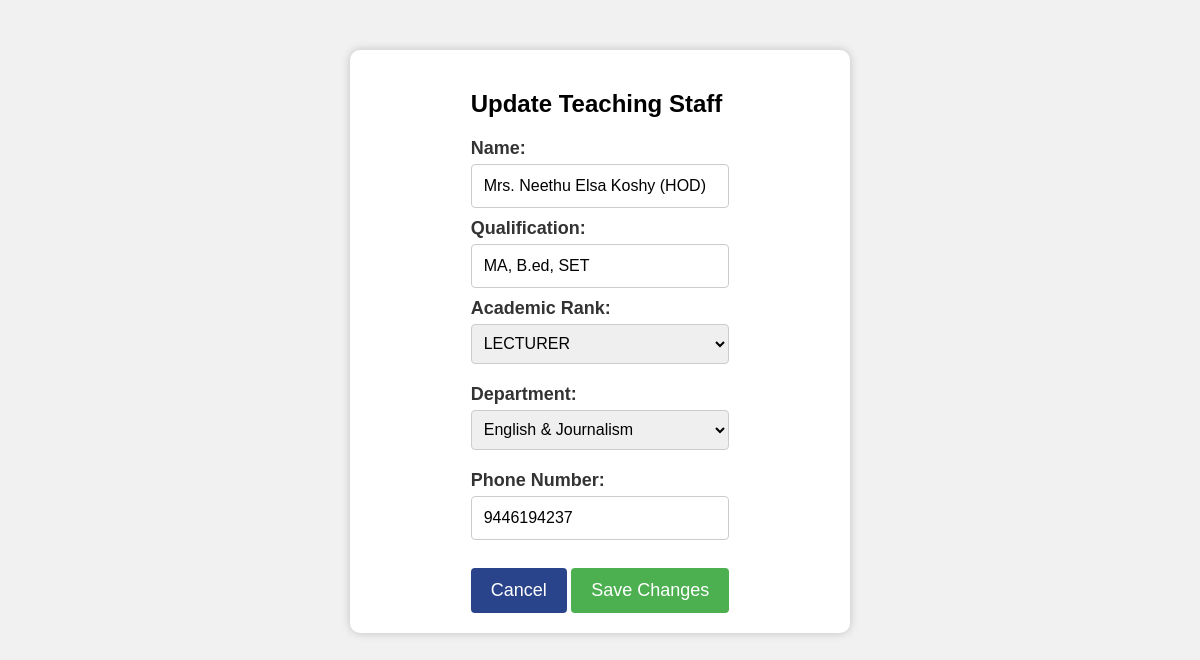
Page /update_record/teaching_staff/1 (signed in) on the committed database.
### website/models.py (models this page shows)
class Teaching_Staff(db.Model):
    id = db.Column(db.Integer, primary_key=True)
    name = db.Column(db.String(50))
    qualification = db.Column(db.String(100))
    academic_rank = db.Column(db.String(50))
    department = db.Column(db.String(50))
    phone = db.Column(db.String(20), unique=True)

### website/views.py (the view, shortened to what this page needs)
@views.route('/update_record/<string:table>/<int:id>', methods=['GET', 'POST'])
def update_record(table, id):
    if table == 'teaching_staff':
        table = Teaching_Staff
        template_name = 'update_teaching_staff.html'
    elif table == 'non_teaching_staff':
        table = Non_Teaching_Staff
        template_name = 'update_non_teaching_staff.html'
    elif table == 'programmes':
        table = Programmes_Fees
        template_name = 'update_programmes.html'
    elif table == 'iqac':
        table = IQAC
        template_name = 'update_iqac.html'
    else:
        flash('Table not found', category='error')
    record = table.query.filter_by(id=id).first()
    return render_template(template_name, record=record)

### website/__init__.py (called while the page is built)
def create_app():
    app = Flask(__name__)
    app.config['SECRET_KEY'] = 'hjshjhdjah kjshkjdhjs'
    app.config['SQLALCHEMY_DATABASE_URI'] = f'sqlite:///{DB_NAME}'
    db.init_app(app)
    from .views import views
    from .auth import auth
    app.register_blueprint(views, url_prefix='/')
    app.register_blueprint(auth, url_prefix='/')
    from .models import User
    with app.app_context():
        db.create_all()
    login_manager = LoginManager()
    login_manager.login_view = 'auth.login'
    login_manager.init_app(app)
    @login_manager.user_loader
    def load_user(id):
        return User.query.get(int(id))
    return app

### website/templates/update_teaching_staff.html (shortened to what this page needs)
<!DOCTYPE html>
<html>
<head>
</head>
<body>
	<main id="main">
		<section>
			<div class="container">
				<div class="row">
					<div class="col-md-8 offset-md-2 col-lg-6 offset-lg-3">
                        {% block main %}
					    <h2 class="text-center">Update Teaching Staff</h2>
                        <form name="teaching_staff" method="POST" action="{{ url_for('views.update_record',table='teaching_staff', id=record.id) }}">
                            <div class="form-group">
                                <label for="event-title">Name:</label>
                                <input type="text" class="form-control" name="tname" placeholder="Enter Name" value="{{ record.name }}">
                            </div>
                            <div class="form-group">
                                <label for="event-title">Qualification:</label>
                                <input type="text" class="form-control" name="tqualification" placeholder="Enter Qualification" value="{{ record.qualification }}">
                            </div>
                            <div class="form-group">
                                <label for="event-title">Academic Rank:</label>
                                <select class="form-control" name="acadrank" value="{{ record.academic_rank }}">
                                    <option value="Lecturer"{% if record.academic_rank == 'Lecturer' %}selected{% endif %}>LECTURER</option>
                                </select>
                            </div>
                            <div class="form-group">
                                <label for="event-title">Department:</label>
                                <select class="form-control" name="dept">
                                    <option value="English & Journalism"{% if record.department == 'English & Journalism' %}selected{% endif %}>English & Journalism</option>
                                </select>
                            </div>
                            <div class="form-group">
                                <label for="event-title">Phone Number:</label>
                                <input type="text" class="form-control" name="phno1" placeholder="Enter Phone Number" value="{{ record.phone }}">
                            </div><br>
							<a href="{{ url_for('views.interface') }}"><button type="button">Cancel</button></a>
                            <button type="submit" name="teaching_staff" class="btn btn-primary">Save Changes</button>
                        </form>
                        {% endblock %}
                    </div>
                </div>
            </div>
        </section>
    </main>
</body>
</html>

### website/templates/update_teaching_staff.html (style rules this page uses)
* { box-sizing: border-box; font-family: sans-serif; }
body { background-color: #f1f1f1; }
.container { background-color: #fff; border-radius: 10px; box-shadow: 0 0 10px rgba(0,0,0,0.2); padding: 20px; max-width: 500px; margin: 0 auto; margin-top: 50px; display: flex; flex-direction: column; align-items: center; }
input[type=text], input[type=email], textarea { width: 100%; padding: 12px; border: 1px solid #ccc; border-radius: 4px; resize: vertical; margin-bottom: 10px; font-size: 16px; }
label { margin-bottom: 5px; display: block; color: #333; font-size: 18px; font-weight: bold; }
button[type=submit] { background-color: #4CAF50; color: #fff; padding: 12px 20px; border: none; border-radius: 4px; cursor: pointer; font-size: 18px; transition: background-color 0.3s; }
button[type=button] { background-color: #2a448b; color: #fff; padding: 12px 20px; border: none; border-radius: 4px; cursor: pointer; font-size: 18px; transition: background-color 0.3s; }
select { width: 100%; height: 40px; padding: 8px; font-size: 16px; border: 1px solid #ccc; border-radius: 4px; box-sizing: border-box; margin-bottom: 20px; }

### rows in the picture
Teaching_Staff: tname "Mrs. Neethu Elsa Koshy (HOD)", tqualification "MA, B.ed, SET", acadrank "LECTURER", dept "English & Journalism", phno1 "9446194237"
